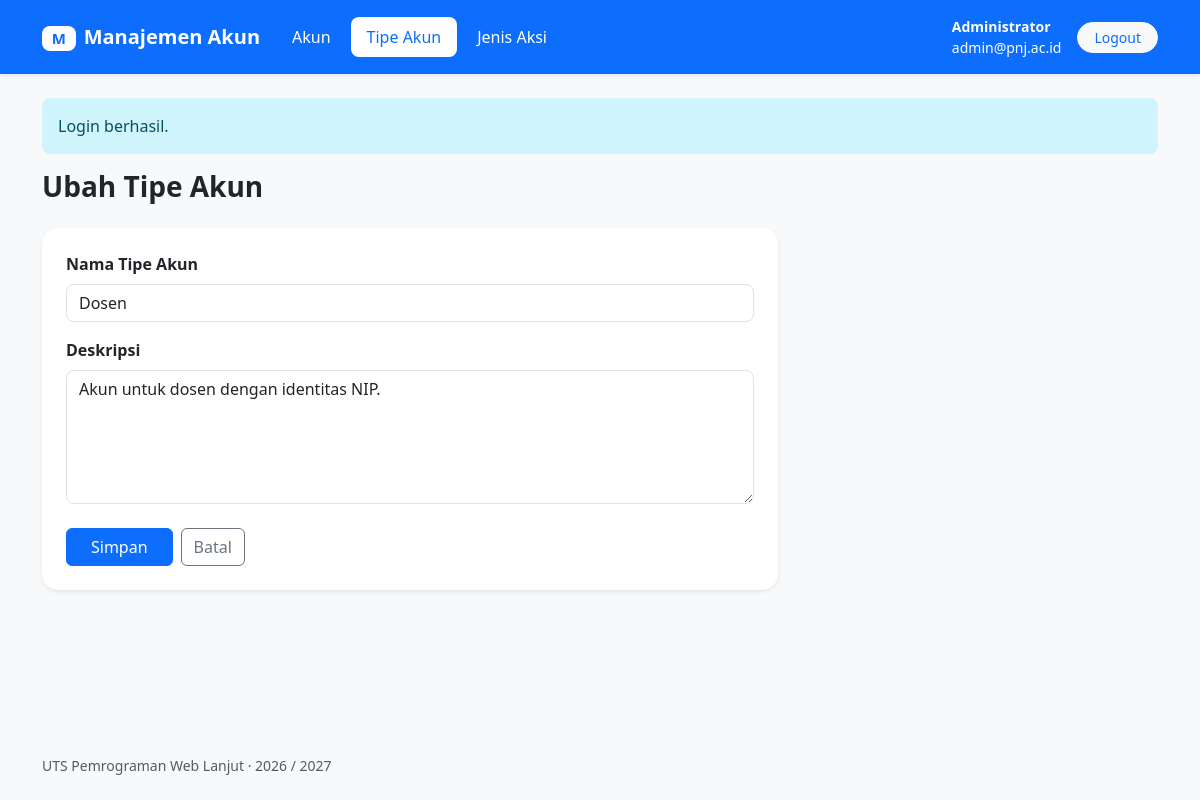
The page /index.php?page=types&action=edit&id=10000000-0000-4000-8000-000000000002 (signed in) on the database its author committed.
### tables this page shows
CREATE TABLE IF NOT EXISTS account_type (
    id CHAR(36) PRIMARY KEY,
    name VARCHAR(128) NOT NULL,
    description TEXT NOT NULL,
    created_at DATETIME NOT NULL DEFAULT CURRENT_TIMESTAMP,
    updated_at DATETIME NOT NULL DEFAULT CURRENT_TIMESTAMP,
    deleted_at DATETIME NULL DEFAULT NULL
);

### app/Controller.php (called while the page is built, shortened)
<?php
class Controller
{
    public function __construct($db)
    {
        $this->db = $db;
    }
    protected function render($view, $viewData = [])
    {
        extract($viewData);
        require __DIR__ . '/views/layout/header.php';
        require __DIR__ . '/views/' . $view . '.php';
        require __DIR__ . '/views/layout/footer.php';
    }
}

### app/controllers/AccountTypeController.php (called while the page is built, shortened)
<?php
class AccountTypeController extends Controller
{
    public function edit()
    {
        $id = $_GET['id'] ?? '';
        $model = new AccountType($this->db);
        $item = $model->getAccountTypeById($id);
        $this->form($item);
    }
    private function form($item = null)
    {
        $id = $item['id'] ?? '';
        $data = $item ?? ['name' => '', 'description' => ''];
        $error = '';
        $title = $id === '' ? 'Tambah Tipe Akun' : 'Ubah Tipe Akun';
        $this->render('types/form', ['title' => $title, 'data' => $data, 'id' => $id, 'error' => $error]);
    }
}

### index.php (called while the page is built, shortened)
<?php
require __DIR__ . '/app/helpers.php';
require __DIR__ . '/app/Controller.php';
require __DIR__ . '/app/models/AccountType.php';
require __DIR__ . '/app/controllers/AccountTypeController.php';
require __DIR__ . '/app/controllers/ActionController.php';
$page = $_GET['page'] ?? 'accounts';
$action = $_GET['action'] ?? ($page === 'auth' ? 'login' : 'index');
try {
    require __DIR__ . '/config/database.php';
    switch ($page) {
        case 'types':
            $controller = new AccountTypeController($db);
            break;
    }
    $controller->$action();
} catch (PDOException $error) {
    error_log($error->getMessage());
    http_response_code(500);
    $title = 'Database belum siap';
    $message = 'Pastikan MySQL aktif, coba cek database kamu, lalu cek pengaturan di config/database.php. Jika database sudah siap, periksa log PHP untuk detail kesalahan.';
    require __DIR__ . '/app/views/layout/header.php';
    require __DIR__ . '/app/views/error.php';
    require __DIR__ . '/app/views/layout/footer.php';
}

### app/models/AccountType.php (called while the page is built, shortened)
<?php
class AccountType
{
    private $db;
    public function __construct($db)
    {
        $this->db = $db;
    }
    public function getAccountTypeById($id)
    {
        $query = $this->db->prepare('SELECT * FROM account_type WHERE id = ? AND deleted_at IS NULL');
        $query->execute([$id]);
        return $query->fetch();
    }
}

### app/helpers.php (called while the page is built, shortened)
<?php
function h($text)
{
    return htmlspecialchars((string) $text, ENT_QUOTES, 'UTF-8');
}

### app/views/types/form.php (the view, shortened to what this page needs)
<h1 class="h3 fw-bold mb-4"><?= h($title) ?></h1>
<div class="row">
    <div class="col-lg-8">
        <section class="card border-0 shadow-sm rounded-4 overflow-hidden">
            <div class="card-body p-4">
                <form method="post">
                    <div class="mb-3">
                        <label class="form-label fw-semibold" for="name">Nama Tipe Akun</label>
                        <input class="form-control rounded-3" id="name" name="name" value="<?= h($data['name']) ?>" maxlength="128" required autofocus>
                    </div>
                    <div class="mb-4">
                        <label class="form-label fw-semibold" for="description">Deskripsi</label>
                        <textarea class="form-control rounded-3" id="description" name="description" rows="5" maxlength="5000"><?= h($data['description']) ?></textarea>
                    </div>
                    <div class="d-flex gap-2">
                        <button class="btn btn-primary px-4" type="submit">Simpan</button>
                        <a class="btn btn-outline-secondary" href="index.php?page=types">Batal</a>
                    </div>
                </form>
            </div>
        </section>
    </div>
</div>

### rows shown on the page
account_type: name "Dosen", description "Akun untuk dosen dengan identitas NIP."

### other values the page prints
$_SESSION['user']['name'] "Administrator"
$_SESSION['user']['email'] "admin@pnj.ac.id"
$_SESSION['message'] "Login berhasil."
$title "Ubah Tipe Akun"
